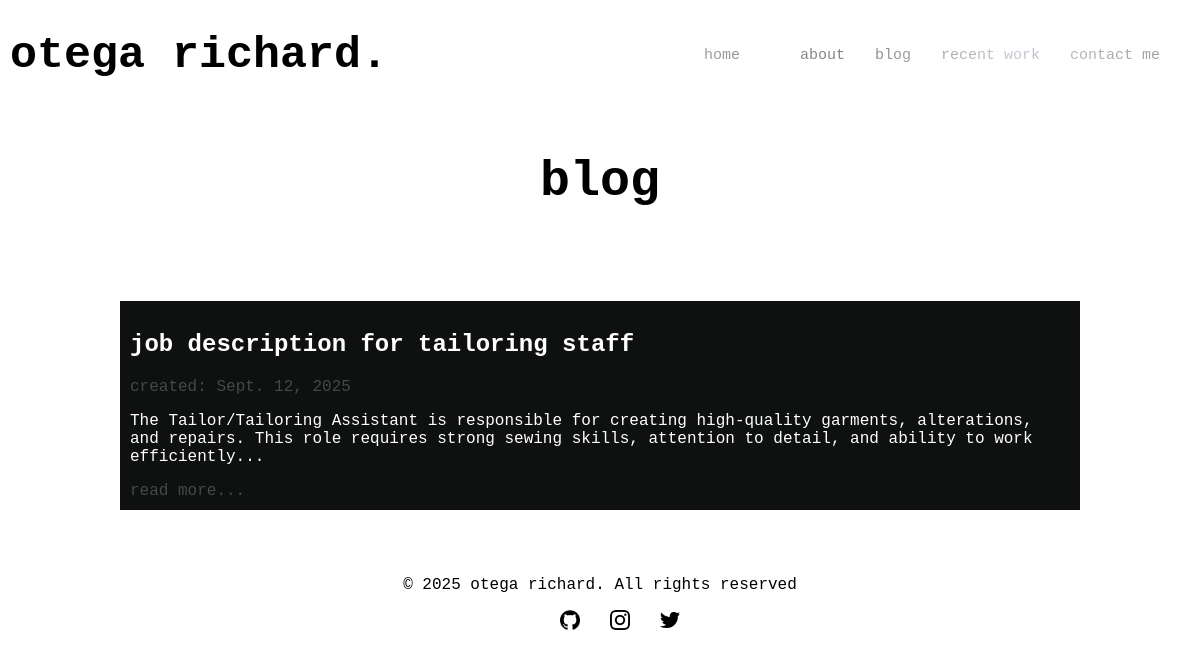
/blog/, run on an earlier commit of the app's database.
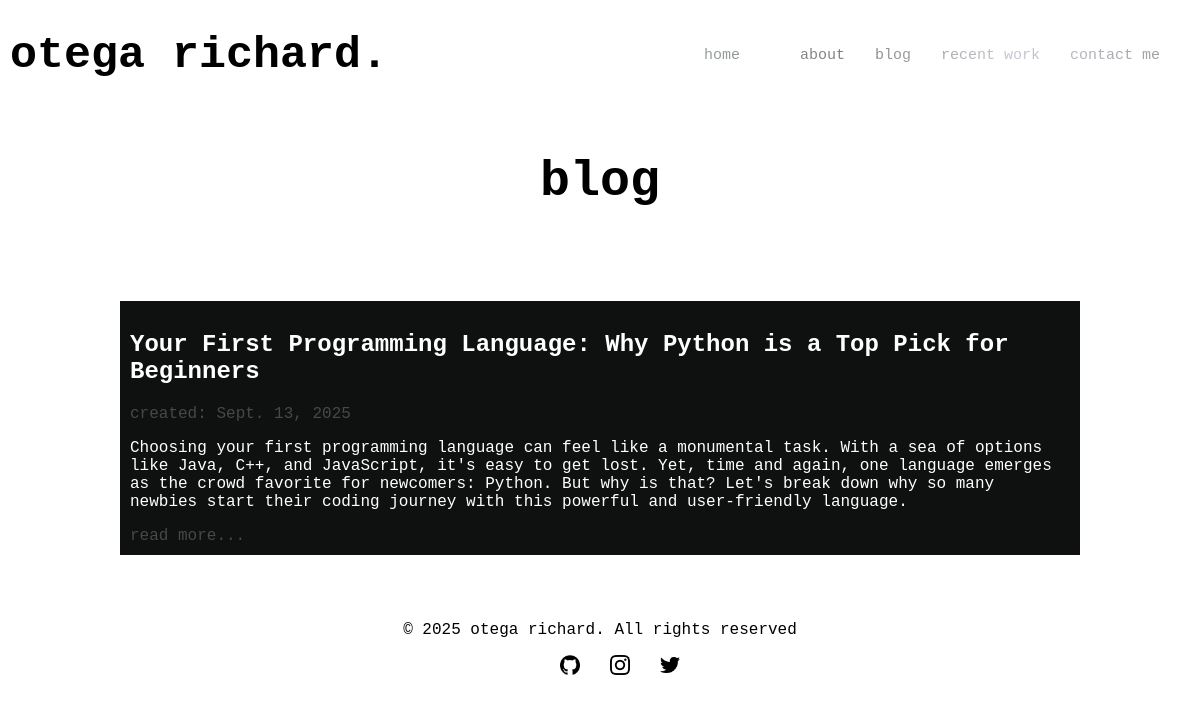
And on a later commit of the database.
### home/models.py (models this page shows, shortened)
class blogPost(models.Model):
  title = models.CharField()
  created = models.DateField(auto_now_add=True)
  preface = models.TextField(null=True)
  body = models.TextField()
  topic_image = models.ImageField(null=True, upload_to='blog_images/')
  class Meta():
    ordering = ['-created']

### home/views.py (the view)
# urls.py: path('blog/', views.blog, name= 'blog'),
def blog(request):
  blog_post = blogPost.objects.all()
  return render(request, 'blog.html', {
    'post': blog_post
  })

### home/templates/blog.html (shortened to what this page needs)
{% extends 'base.html' %}
{% load static %}
{% block content %}
            <section class="blog-section">
                <h1>blog</h1>
                {% for posts in post %}
                <div class="blog-post">
                    <h2>{{ posts.title }}</h2>
                    <p class="date">created: {{ posts.created }}</p>
                    <p>{{ posts.preface }}</p>
                    <a href="{% url 'blogpost' posts.id %}">read more...</a>
                </div>
                {% endfor %}
            </section>
  {% endblock %}

What changed in the data, as far as the page shows it:
removed blogPost: title "job description for tailoring staff", created "Sept. 12, 2025", preface "The Tailor/Tailoring Assistant is responsible for creating high-quality garments, alterations, and repairs. This role requires strong sewing skills, attention to detail, and ability to work efficiently..."
added blogPost: title "Your First Programming Language: Why Python is a Top Pick for Beginners", created "Sept. 13, 2025", preface "Choosing your first programming language can feel like a monumental task. With a sea of options like Java, C++, and JavaScript, it's easy to get lost. Yet, time and again, one language emerges as the crowd favorite for newcomers: Python. But why is that? Let's break down why so many newbies start their coding journey with this powerful and user-friendly language."
